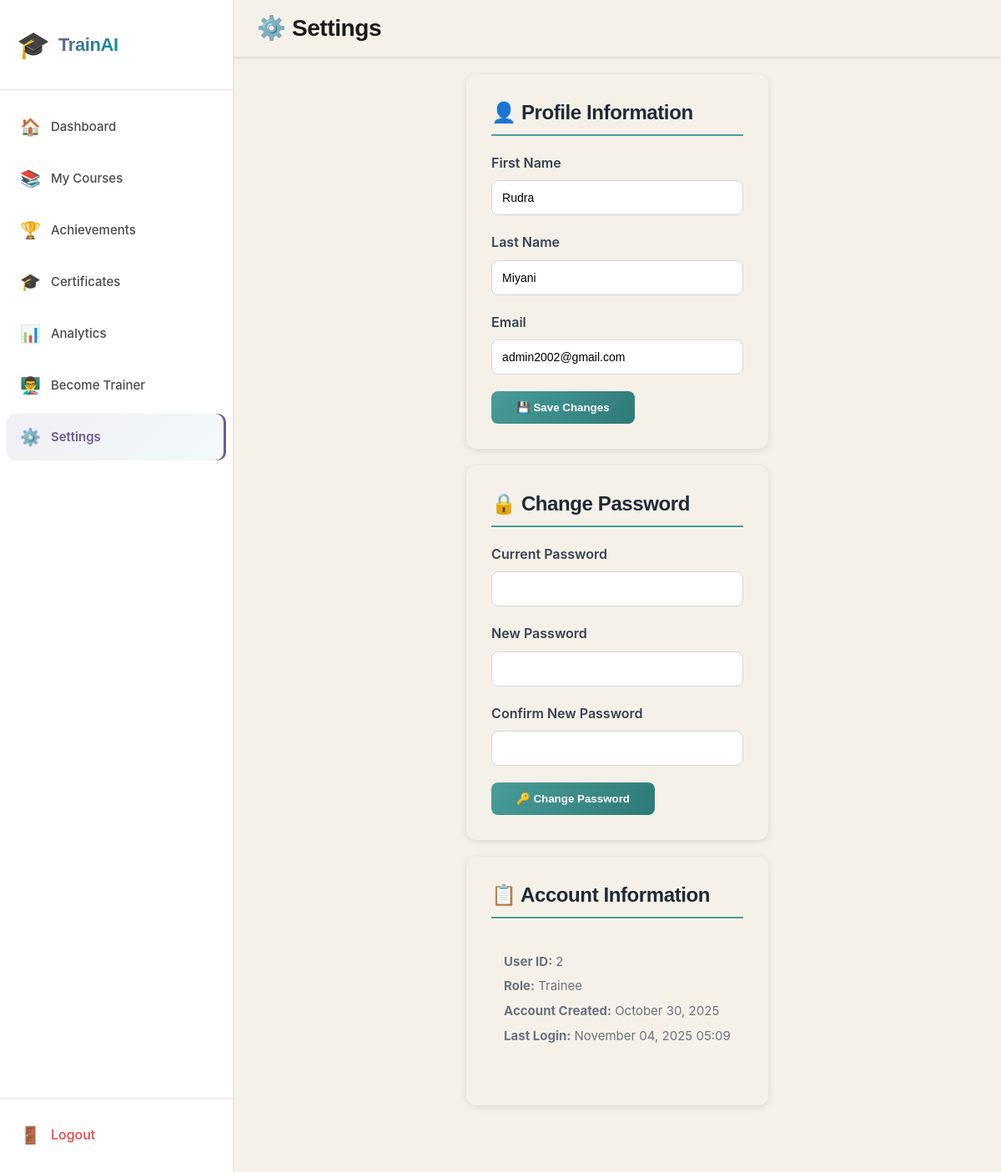
/pages/trainee/settings.php (signed in), run on the app's committed database.
### tables this page shows
CREATE TABLE `users` (
  `user_id` int(11) NOT NULL,
  `first_name` varchar(50) NOT NULL,
  `last_name` varchar(50) NOT NULL,
  `email` varchar(100) NOT NULL,
  `password` varchar(255) DEFAULT NULL,
  `oauth_provider` varchar(20) DEFAULT NULL,
  `oauth_id` varchar(255) DEFAULT NULL,
  `role` enum('trainee','trainer','admin') NOT NULL DEFAULT 'trainee',
  `created_at` timestamp NOT NULL DEFAULT current_timestamp(),
  `last_login` timestamp NULL DEFAULT NULL,
  `status` enum('active','inactive') DEFAULT 'active'
);

### pages/trainee/settings.php (the view, shortened to what this page needs)
<?php
$user_id = $_SESSION['user_id'];
try {
    $pdo = getDBConnection();
    $stmt = $pdo->prepare("SELECT * FROM users WHERE user_id = ?");
    $stmt->execute([$user_id]);
    $user = $stmt->fetch();
} catch (Exception $e) {
    $error_message = "Error: " . $e->getMessage();
}
?>
<!DOCTYPE html>
<html lang="en">
<head>
    <link rel="stylesheet" href="../../assets/css/dashboard.css">
</head>
<body>
    <?php include '../../includes/trainee-sidebar.php'; ?>
    <div class="main-content">
        <div class="topbar">
            <div class="topbar-left">
                <h2>⚙️ Settings</h2>
            </div>
        </div>
        <div class="settings-container">
            <div class="settings-card">
                <h2>👤 Profile Information</h2>
                <form method="POST">
                    <div class="form-group">
                        <label>First Name</label>
                        <input type="text" name="first_name" value="<?php echo htmlspecialchars($user['first_name']); ?>" required>
                    </div>
                    <div class="form-group">
                        <label>Last Name</label>
                        <input type="text" name="last_name" value="<?php echo htmlspecialchars($user['last_name']); ?>" required>
                    </div>
                    <div class="form-group">
                        <label>Email</label>
                        <input type="email" name="email" value="<?php echo htmlspecialchars($user['email']); ?>" required>
                    </div>
                    <button type="submit" name="update_profile" class="btn-save">💾 Save Changes</button>
                </form>
            </div>
            <div class="settings-card">
                <h2>🔒 Change Password</h2>
                <form method="POST">
                    <div class="form-group">
                        <label>Current Password</label>
                        <input type="password" name="current_password" required>
                    </div>
                    <div class="form-group">
                        <label>New Password</label>
                        <input type="password" name="new_password" minlength="6" required>
                    </div>
                    <div class="form-group">
                        <label>Confirm New Password</label>
                        <input type="password" name="confirm_password" minlength="6" required>
                    </div>
                    <button type="submit" name="change_password" class="btn-save">🔑 Change Password</button>
                </form>
            </div>
            <div class="settings-card">
                <h2>📋 Account Information</h2>
                <div class="info-box">
                    <p><strong>User ID:</strong> <?php echo $user['user_id']; ?></p>
                    <p><strong>Role:</strong> Trainee</p>
                    <p><strong>Account Created:</strong> <?php echo date('F d, Y', strtotime($user['created_at'])); ?></p>
                    <p><strong>Last Login:</strong> <?php echo $user['last_login'] ? date('F d, Y H:i', strtotime($user['last_login'])) : 'N/A'; ?></p>
                </div>
            </div>
        </div>
    </div>
</body>
</html>

### assets/css/dashboard.css (style rules this page uses)
* { margin: 0; padding: 0; box-sizing: border-box; }
:root { --primary: #1A1A1A; --primary-dark: #000000; --text-primary: #1A1A1A; --text-secondary: #4A4A4A; --text-muted: #6B6B6B; --bg-primary: #F5F1E8; --bg-secondary: #FFFFFF; --bg-card: #FDFCFA; --border-color: #E8E4D9; --accent-primary: #6B5B95; --accent-secondary: #009B95; --accent-orange: #F59E0B; --accent-red: #EF4444; --accent-green: #10B981; --accent-blue: #3B82F6; --shadow-xs: 0 1px 2px rgba(0, 0, 0, 0.02); --shadow-sm: 0 1px 3px rgba(0, 0, 0, 0.05), 0 1px 2px rgba(0, 0, 0, 0.03); --shadow-md: 0 4px 6px rgba(0, 0, 0, 0.07), 0 2px 4px rgba(0, 0, 0, 0.05); --shadow-lg: 0 10px 15px rgba(0, 0, 0, 0.1), 0 4px 6px rgba(0, 0, 0, 0.05); --shadow-xl: 0 20px 25px rgba(0, 0, 0, 0.1), 0 10px 10px rgba(0, 0, 0, 0.04); --transition-fast: 150ms cubic-bezier(0.4, 0, 0.2, 1); --transition-base: 250ms cubic-bezier(0.4, 0, 0.2, 1); --transition-slow: 350ms cubic-bezier(0.4, 0, 0.2, 1); }
html { scroll-behavior: smooth; }
body { font-family: 'Inter', -apple-system, BlinkMacSystemFont, 'Segoe UI', sans-serif; background: var(--bg-primary); color: var(--text-primary); line-height: 1.6; display: flex; height: 100vh; overflow: hidden; }
h2 { font-family: 'Poppins', sans-serif; font-size: 1.75rem; font-weight: 700; letter-spacing: -0.4px; line-height: 1.3; }
p { font-size: 0.9375rem; line-height: 1.65; color: var(--text-secondary); }
.main-content { flex: 1; margin-left: 280px; display: flex; flex-direction: column; height: 100vh; overflow: hidden; }
.topbar { background: var(--bg-secondary); border-bottom: 1px solid var(--border-color); padding: 16px 28px; display: flex; justify-content: space-between; align-items: center; gap: 20px; box-shadow: var(--shadow-sm); position: sticky; top: 0; z-index: 50; }
.topbar-left, .topbar-right { display: flex; align-items: center; gap: 16px; }
.topbar { background: var(--bg-primary) !important; }
button, .btn-primary, .btn-filter, input[type="submit"] { background-color: #40918e !important; color: white !important; }
div { background-color: unset; }
div.card, div.stat-box, div[class*="card"], div[class*="box"] { background-color: var(--bg-primary) !important; }

### pages/trainee/settings.php (style rules this page uses)
.main-content { height: 100vh; overflow-y: auto; }
.settings-container { max-width: 800px; margin: 0 auto; padding: 20px; padding-bottom: 60px; }
.settings-card { background: white; border-radius: 12px; padding: 30px; margin-bottom: 20px; box-shadow: 0 2px 8px rgba(0,0,0,0.1); }
.settings-card h2 { margin: 0 0 20px 0; color: #1f2937; font-size: 1.5rem; border-bottom: 2px solid #4a9d9a; padding-bottom: 10px; }
.form-group { margin-bottom: 20px; }
.form-group label { display: block; margin-bottom: 8px; font-weight: 600; color: #374151; }
.form-group input { width: 100%; padding: 12px; border: 1px solid #d1d5db; border-radius: 8px; font-size: 14px; transition: all 0.3s; }
.btn-save { background: linear-gradient(135deg, #4a9d9a, #2d7a77); color: white; padding: 12px 30px; border: none; border-radius: 8px; font-weight: 600; cursor: pointer; transition: all 0.3s; }
.info-box { background: #f3f4f6; padding: 15px; border-radius: 8px; margin-bottom: 20px; }
.info-box p { margin: 5px 0; color: #6b7280; }

### data on the page
users: first_name "Rudra", last_name "Miyani", email "admin2002@gmail.com", user_id "2", created_at "October 30, 2025", last_login "November 04, 2025 05:09"
